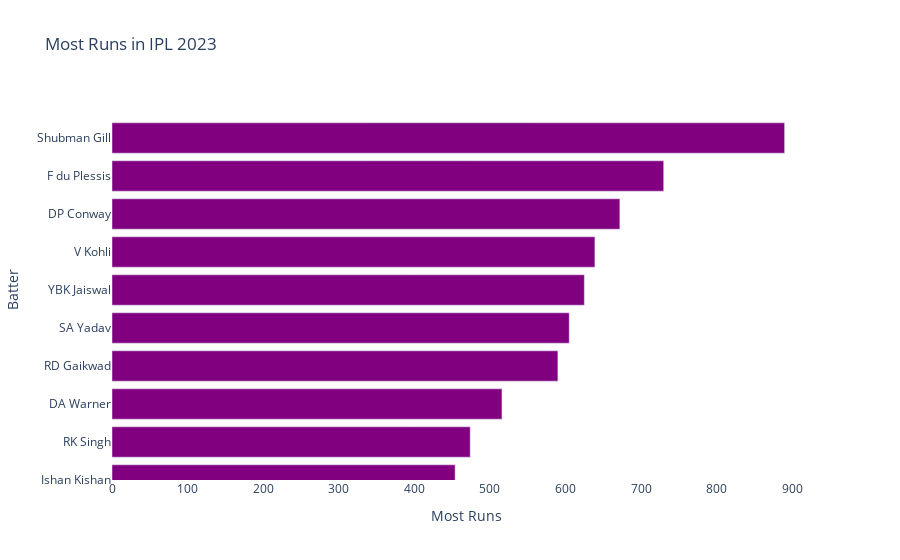

Notebook source saved alongside this figure:
### Code cell
data=batsman_stats.groupby('batter').sum(numeric_only=True).reset_index().sort_values(by='runs_batter',ascending=True)
# data=data[data['runs.total']>2000]
data=data[data['runs_total']>100]
fig = go.Figure()
fig.add_trace(go.Bar(y=data['batter'], x=data['runs_batter'], orientation='h',
                     marker=dict(color='purple'), # specify the desired color here
                     hovertemplate='%{x}'))

# Customize the graph layout
fig.update_layout(
#     title='Most Runs in IPL History',
                  title='Most Runs in IPL 2023',
                  yaxis_title='Batter',
                  xaxis_title='Most Runs',                     
            plot_bgcolor='rgba(0, 0, 0, 0)',    
            paper_bgcolor='rgba(0, 0, 0, 0)',
    yaxis=dict(
        type='category',
        dtick=1,
        tickmode='linear',
        tick0=0,
        tickvals=data['batter'][:10],
        range=[len(data)-10, len(data)])
)
# pyo.plot(fig, filename='most_runs.html')
pio.write_html(fig, file='template_2023/source/most_runs.html', auto_open=True,full_html=False,include_plotlyjs='cdn')
# Show the graph
pyo.iplot(fig)

### Figure 1 — Plotly figure (JSON) as saved in the notebook; plotly's stock layout.template omitted (floating-point values rounded to 4 significant figures)
{"data": [{"hovertemplate": "%{x}", "marker": {"color": "purple"}, "orientation": "h", "type": "bar", "x": [104, 105, 106, 110, 113, 114, 117, 124, 128, 130, 135, 139, 140, 143, 152, 156, 158, 160, 169, 186, 188, 190, 190, 209, 218, 226, 227, 227, 231, 238, 241, 248, 259, 261, 270, 273, 274, 276, 279, 283, 285, 299, 301, 309, 326, 332, 343, 346, 358, 358, 362, 362, 371, 373, 379, 392, 400, 404, 408, 413, 418, 448, 452, 454, 474, 516, 590, 605, 625, 639, 672, 730, 890], "y": ["MS Dhoni", "Anmolpreet Singh", "PP Shaw", "Aman Hakim Khan", "SN Thakur", "A Manohar", "MW Short", "MM Ali", "MR Marsh", "Rashid Khan", "MK Lomror", "Sikandar Raza", "KD Karthik", "Q de Kock", "Dhruv Jurel", "M Shahrukh Khan", "AT Rayudu", "MK Pandey", "Abdul Samad", "Atharva Taide", "KH Pandya", "RA Jadeja", "HC Brook", "RR Rossouw", "PD Salt", "Abhishek Sharma", "Rahmanullah Gurbaz", "AD Russell", "TH David", "A Badoni", "N Wadhera", "AK Markram", "DA Miller", "D Padikkal", "MA Agarwal", "RA Tripathi", "KL Rahul", "SM Curran", "LS Livingstone", "AR Patel", "JJ Roy", "SO Hetmyer", "V Shankar", "JM Sharma", "AM Rahane", "RG Sharma", "Tilak Varma", "HH Pandya", "N Pooran", "P Simran Singh", "SV Samson", "B Sai Sudharsan", "WP Saha", "S Dhawan", "KR Mayers", "JC Buttler", "GJ Maxwell", "VR Iyer", "MP Stoinis", "N Rana", "S Dube", "H Klaasen", "C Green", "Ishan Kishan", "RK Singh", "DA Warner", "RD Gaikwad", "SA Yadav", "YBK Jaiswal", "V Kohli", "DP Conway", "F du Plessis", "Shubman Gill"]}], "layout": {"paper_bgcolor": "rgba(0, 0, 0, 0)", "plot_bgcolor": "rgba(0, 0, 0, 0)", "title": {"text": "Most Runs in IPL 2023"}, "xaxis": {"title": {"text": "Most Runs"}}, "yaxis": {"dtick": 1, "range": [63, 73], "tick0": 0, "tickmode": "linear", "tickvals": ["MS Dhoni", "Anmolpreet Singh", "PP Shaw", "Aman Hakim Khan", "SN Thakur", "A Manohar", "MW Short", "MM Ali", "MR Marsh", "Rashid Khan"], "title": {"text": "Batter"}, "type": "category"}}}
